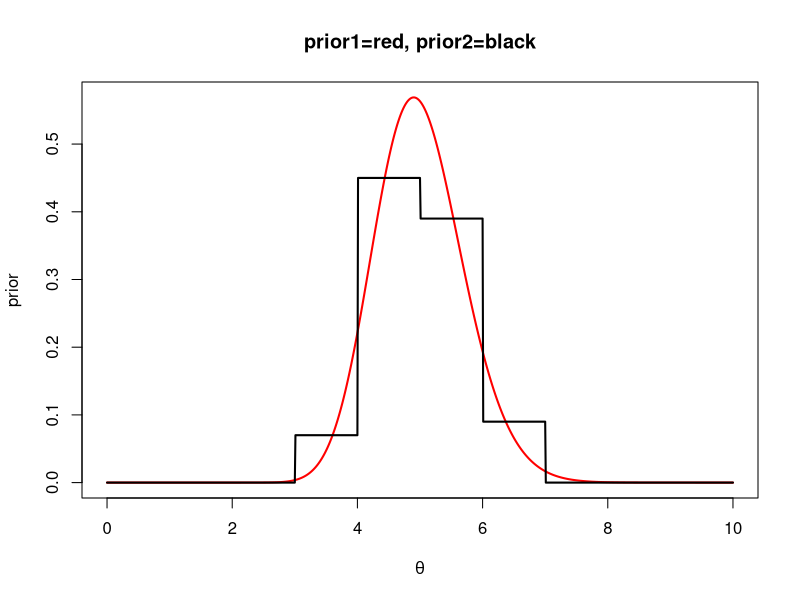
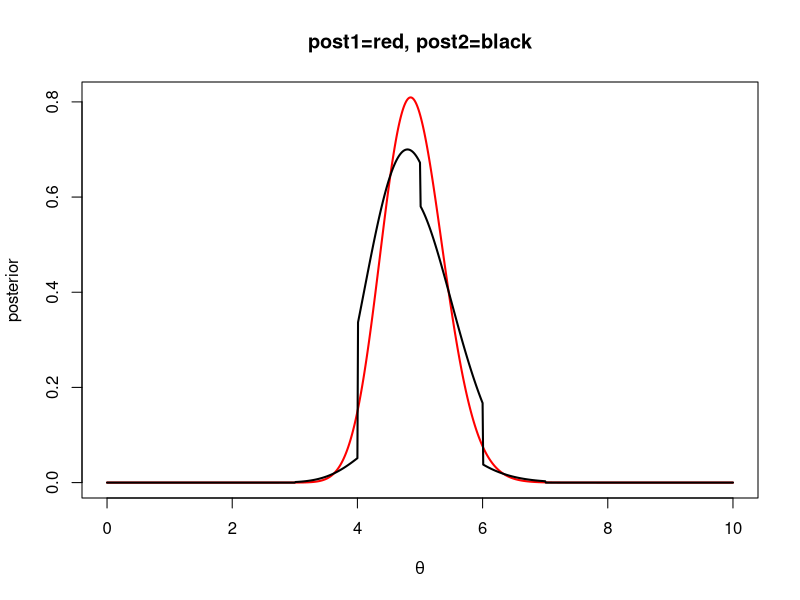

Generate these figures, in order, with R:
y = c(2,1,9,4,3,3,7,7,5,7)
x = seq(0,10,0.01)

## Define priors ##
n = 10
prior1 = dgamma(x, shape = 50, rate = 10)
prior2 = rep(0,length(x))
prior2[x<=3 | x>7] = 0
prior2[x>3 & x<=4] = 0.07
prior2[x>4 & x<=5] = 0.45
prior2[x>5 & x<=6] = 0.39
prior2[x>6 & x<=7] = 0.09

## Graph priors ##
png("prior.png")
plot(x, prior1,type="l", col='red', lwd = 2, main = "prior1=red, prior2=black", 
     xlab = expression(theta), ylab="prior")
lines(x, prior2, lwd = 2)
dev.off()

## Posteriors ##
post1 = dgamma(x, shape = 50+sum(y), rate = 10+n)
c = gamma(sum(y)+1)/(n^(sum(y)+1))*(0.07*(pgamma(4, sum(y)+1,n) - pgamma(3, sum(y)+1,n))
                                    +0.45*(pgamma(5, sum(y)+1,n) - pgamma(4, sum(y)+1,n))
                                    +0.39*(pgamma(6, sum(y)+1,n) - pgamma(5, sum(y)+1,n))
                                    +0.09*(pgamma(7, sum(y)+1,n) - pgamma(6, sum(y)+1,n))) 
post2.func = function(t) prior2*t^sum(y)*exp(-n*t)/c
post2 = post2.func(x)

## Graph posteriors ##
png("post.png")
plot(x,post1,type="l", col='red', lwd = 2, main = "post1=red, post2=black", 
     xlab = expression(theta), ylab="posterior")
lines(x,post2, lwd = 2)
dev.off()

## 95% CI ##
qpost1 = qgamma(c(0.025, 0.975), shape = 50+sum(y), rate = 10+n)